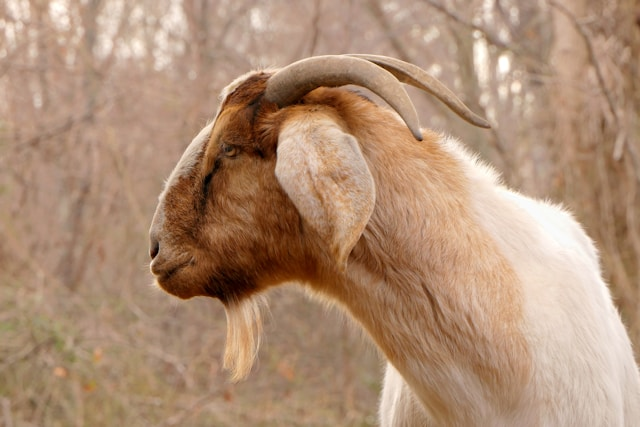
#> input picture images/goat.jpg, 640 x 427 px
$ python drawing.py
#> lines starting #> are read from the running program, lines starting #| are printed output that depends on the picture
import cv2
import os

img = cv2.imread("./images/goat.jpg")
#> img is the input picture: shape (427, 640, 3); mean B, G, R 117.5, 142.7, 175.3
print(img.shape)
#| (427, 640, 3)

# Drawing a line
cv2.line(img, (100, 150), (300, 450), (255, 0, 0), 3)

# Drawing a rectangle
cv2.rectangle(img, (200, 350), (250, 600), (0, 0, 255), 3)

# Drawing a circle
cv2.circle(img, (300, 350), 15, (0, 255, 0), 10)

# Text
cv2.putText(img, "Hey Jude", (320, 220), cv2.FONT_HERSHEY_SIMPLEX, 2, (255, 255, 0), 2)
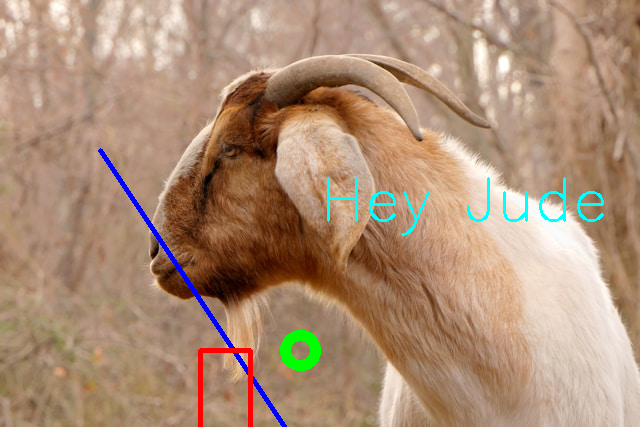
#> img: shape (427, 640, 3); mean B, G, R 118.3, 142.6, 172.7

cv2.imshow("img", img)
cv2.waitKey(0)
